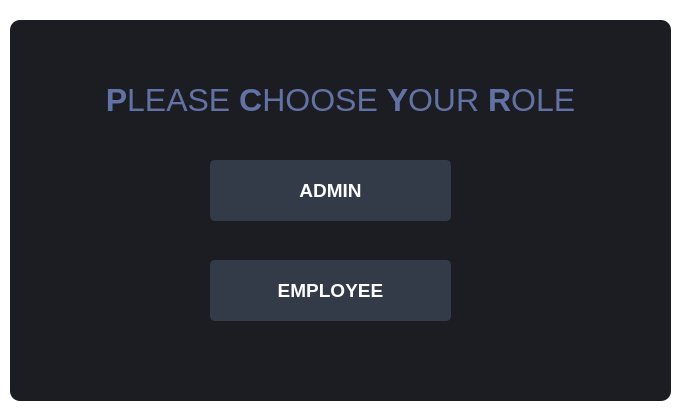
<?xml version="1.0" encoding="UTF-8"?>
<ui version="4.0">
 <class>rolechoose</class>
 <widget class="QDialog" name="rolechoose">
  <property name="geometry">
   <rect>
    <x>0</x>
    <y>0</y>
    <width>687</width>
    <height>419</height>
   </rect>
  </property>
  <property name="mouseTracking">
   <bool>false</bool>
  </property>
  <property name="windowTitle">
   <string>Dialog</string>
  </property>
  <property name="styleSheet">
   <string notr="true">background: transparent;</string>
  </property>
  <widget class="QFrame" name="dropShadowFrame">
   <property name="geometry">
    <rect>
     <x>10</x>
     <y>20</y>
     <width>661</width>
     <height>381</height>
    </rect>
   </property>
   <property name="maximumSize">
    <size>
     <width>750</width>
     <height>470</height>
    </size>
   </property>
   <property name="mouseTracking">
    <bool>false</bool>
   </property>
   <property name="styleSheet">
    <string notr="true">QFrame {	
	background-color: rgb(27, 29, 35);
	color: rgb(220, 220, 220);
	border-radius: 10px;
}</string>
   </property>
   <property name="frameShape">
    <enum>QFrame::StyledPanel</enum>
   </property>
   <property name="frameShadow">
    <enum>QFrame::Raised</enum>
   </property>
   <widget class="QLabel" name="label_description">
    <property name="geometry">
     <rect>
      <x>0</x>
      <y>50</y>
      <width>661</width>
      <height>61</height>
     </rect>
    </property>
    <property name="font">
     <font>
      <family>Segoe UI</family>
      <pointsize>14</pointsize>
     </font>
    </property>
    <property name="styleSheet">
     <string notr="true">color: rgb(98, 114, 164);</string>
    </property>
    <property name="text">
     <string>&lt;html&gt;&lt;head/&gt;&lt;body&gt;&lt;p&gt;&lt;span style=&quot; font-size:24pt; font-weight:600;&quot;&gt;P&lt;/span&gt;&lt;span style=&quot; font-size:24pt;&quot;&gt;LEASE &lt;/span&gt;&lt;span style=&quot; font-size:24pt; font-weight:600;&quot;&gt;C&lt;/span&gt;&lt;span style=&quot; font-size:24pt;&quot;&gt;HOOSE &lt;/span&gt;&lt;span style=&quot; font-size:24pt; font-weight:600;&quot;&gt;Y&lt;/span&gt;&lt;span style=&quot; font-size:24pt;&quot;&gt;OUR &lt;/span&gt;&lt;span style=&quot; font-size:24pt; font-weight:600;&quot;&gt;R&lt;/span&gt;&lt;span style=&quot; font-size:24pt;&quot;&gt;OLE&lt;/span&gt;&lt;/p&gt;&lt;/body&gt;&lt;/html&gt;</string>
    </property>
    <property name="alignment">
     <set>Qt::AlignCenter</set>
    </property>
   </widget>
   <widget class="QLabel" name="label_credits">
    <property name="geometry">
     <rect>
      <x>20</x>
      <y>350</y>
      <width>621</width>
      <height>21</height>
     </rect>
    </property>
    <property name="font">
     <font>
      <family>Segoe UI</family>
      <pointsize>10</pointsize>
     </font>
    </property>
    <property name="styleSheet">
     <string notr="true">color: rgb(98, 114, 164);</string>
    </property>
    <property name="text">
     <string>&lt;html&gt;&lt;head/&gt;&lt;body&gt;&lt;p&gt;&lt;br/&gt;&lt;/p&gt;&lt;/body&gt;&lt;/html&gt;</string>
    </property>
    <property name="alignment">
     <set>Qt::AlignRight|Qt::AlignTrailing|Qt::AlignVCenter</set>
    </property>
   </widget>
   <widget class="QPushButton" name="btnAdmin">
    <property name="geometry">
     <rect>
      <x>200</x>
      <y>140</y>
      <width>241</width>
      <height>61</height>
     </rect>
    </property>
    <property name="minimumSize">
     <size>
      <width>150</width>
      <height>30</height>
     </size>
    </property>
    <property name="font">
     <font>
      <family>Segoe UI</family>
      <pointsize>14</pointsize>
      <weight>75</weight>
      <bold>true</bold>
     </font>
    </property>
    <property name="styleSheet">
     <string notr="true">QPushButton {
	border: 2px solid rgb(52, 59, 72);
	border-radius: 5px;	
	background-color: rgb(52, 59, 72);
	color: rgb(255,255,255);
}
QPushButton:hover {
	background-color: rgb(57, 65, 80);
	border: 2px solid rgb(61, 70, 86);
}
QPushButton:pressed {	
	background-color: rgb(35, 40, 49);
	border: 2px solid rgb(43, 50, 61);
}</string>
    </property>
    <property name="text">
     <string>ADMIN</string>
    </property>
    <property name="icon">
     <iconset>
      <normaloff>icons/20x20/cil-user.png</normaloff>icons/20x20/cil-user.png</iconset>
    </property>
   </widget>
   <widget class="QPushButton" name="btnEmployee">
    <property name="geometry">
     <rect>
      <x>200</x>
      <y>240</y>
      <width>241</width>
      <height>61</height>
     </rect>
    </property>
    <property name="minimumSize">
     <size>
      <width>150</width>
      <height>30</height>
     </size>
    </property>
    <property name="font">
     <font>
      <family>Segoe UI</family>
      <pointsize>14</pointsize>
      <weight>75</weight>
      <bold>true</bold>
     </font>
    </property>
    <property name="styleSheet">
     <string notr="true">QPushButton {
	border: 2px solid rgb(52, 59, 72);
	border-radius: 5px;	
	background-color: rgb(52, 59, 72);
	color: rgb(255,255,255);
}
QPushButton:hover {
	background-color: rgb(57, 65, 80);
	border: 2px solid rgb(61, 70, 86);
}
QPushButton:pressed {	
	background-color: rgb(35, 40, 49);
	border: 2px solid rgb(43, 50, 61);
}</string>
    </property>
    <property name="text">
     <string>EMPLOYEE</string>
    </property>
    <property name="icon">
     <iconset>
      <normaloff>icons/20x20/cil-user-female.png</normaloff>icons/20x20/cil-user-female.png</iconset>
    </property>
   </widget>
  </widget>
 </widget>
 <resources>
  <include location="../../Pyside Base Meter/files.qrc"/>
 </resources>
 <connections/>
</ui>
